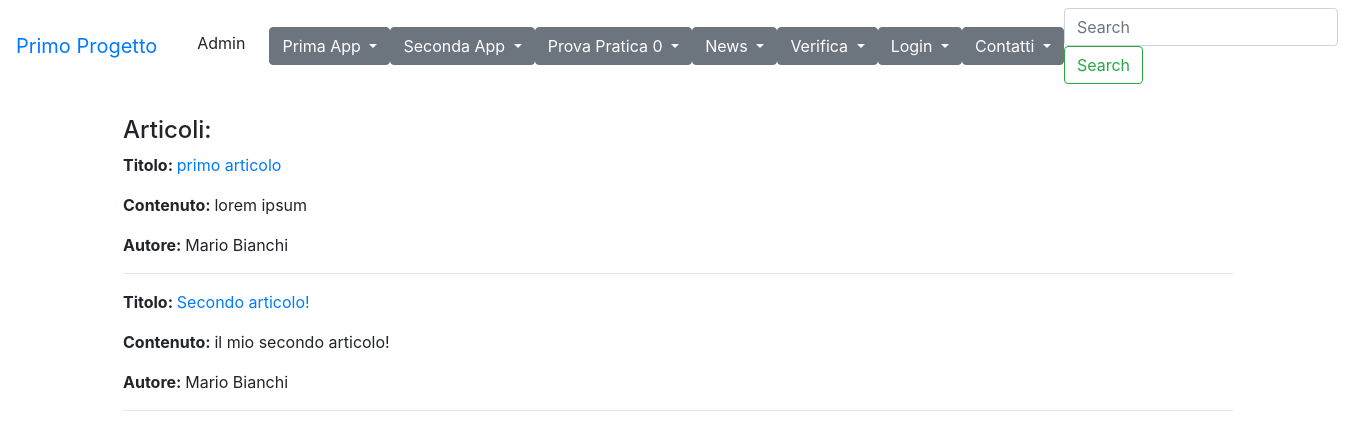
Page /news/lista_giornalisti/ on the committed database.
### news/models.py (models this page shows, shortened)
class Articolo(models.Model):
    titolo = models.CharField(max_length=100)
    contenuto = models.TextField()
    giornalista = models.ForeignKey(Giornalista, on_delete=models.CASCADE, related_name="articoli")

class Giornalista(models.Model):
    nome = models.CharField(max_length=20)
    cognome = models.CharField(max_length=20)
    def __str__(self):
        return self.nome + " " + self.cognome

### news/views.py (the view)
# urls.py: path("lista_giornalisti/", GiornalistaListView.as_view(), name="lista_giornalisti"),
class GiornalistaListView(ListView):
    model = Articolo
    template_name = "lista_giornalisti.html"
    def get_context_data(self, **kwargs):
        context = super().get_context_data(**kwargs)
        context["articoli"] = Articolo.objects.all()
        return context

### news/templates/lista_giornalisti.html (shortened to what this page needs)
{% extends 'base.html' %}
{% block content %}
    <h4>Articoli:</h4>
    {% for articolo in articoli %}
        <p><strong>Titolo: </strong><a href="/news/articoli/{{ articolo.id }}">{{ articolo.titolo}}</a></p>
        <p><strong>Contenuto: </strong>{{ articolo.contenuto }}</p>
        <p><strong>Autore: </strong>{{ articolo.giornalista }}</p>
        <hr>
    {% endfor %}
{% endblock content %}

### rows in the picture
Articolo: titolo "primo articolo", contenuto "lorem ipsum", giornalista "Mario Bianchi"
Articolo: titolo "Secondo articolo!", contenuto "il mio secondo articolo!", giornalista "Mario Bianchi"
